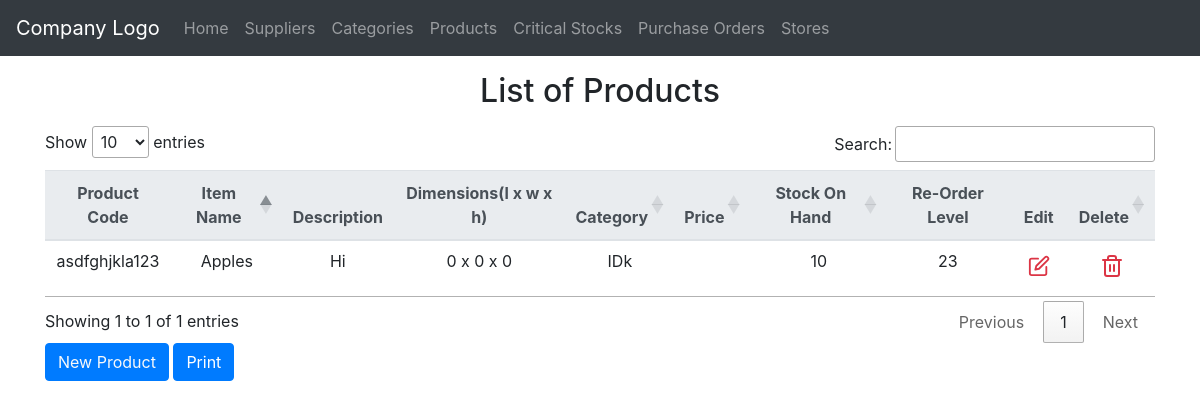
/products/index.php, run on an earlier commit of the app's database.
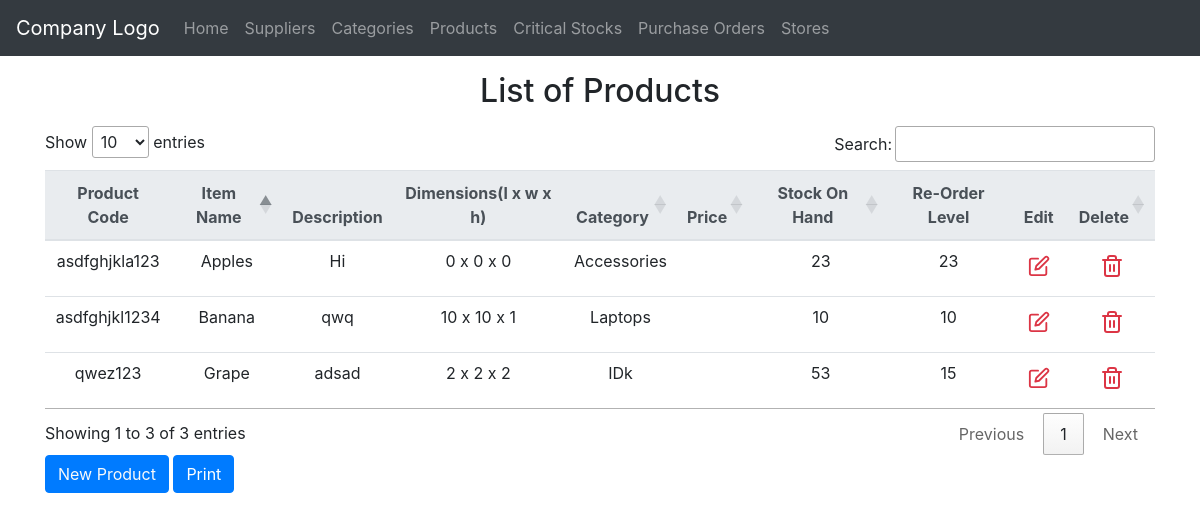
And on a later commit of the database.
### tables this page shows
CREATE TABLE `products` (
  `ProductCode` varchar(13) NOT NULL,
  `ItemName` varchar(255) NOT NULL,
  `Description` varchar(255) DEFAULT NULL,
  `Dimensions` varchar(255) DEFAULT NULL,
  `CategoryId` int(11) DEFAULT NULL,
  `Stocks` int(11) NOT NULL,
  `Re-Order` int(11) NOT NULL
);

CREATE TABLE `categories` (
  `Id` int(11) NOT NULL,
  `CategoryName` varchar(255) NOT NULL,
  `Description` varchar(255) DEFAULT NULL
);

### private/functions.php (called while the page is built, shortened)
<?php
function url_for($script_path) {
  if($script_path[0] != '/') {
    $script_path = "/" . $script_path;
  }
  return WWW_ROOT . $script_path;
}
function h($string="") {
  return htmlspecialchars($string);
}
?>

### private/query_functions.php (called while the page is built, shortened)
<?php
  function find_category_by_id($id, $options=[]) {
    global $db;
    $sql = "SELECT * FROM categories ";
    $sql .= "WHERE Id='" . db_escape($db, $id) . "' ";
    $result = mysqli_query($db, $sql);
    $category = mysqli_fetch_assoc($result);
    return $category;
  }
   function find_all_products($search = null,$options=[]) {
    global $db;
    $sql = "SELECT * FROM products ";
    $sql .= "ORDER BY ItemName ASC";
    $result = mysqli_query($db, $sql);
    return $result;
  }
?>

### private/db_functions.php (called while the page is built, shortened)
<?php
  function db_escape($connection, $string) {
    return mysqli_real_escape_string($connection, $string);
  }
?>

### public/products/index.php (the view, shortened to what this page needs)
<?php
$products_list = find_all_products();
?>
<?php include('../../private/shared/public_header.php');?>
<?php include('../../private/shared/public_navigation.php');?>
  <body>
  	<div class="container mb-3">
        <h2 class="my-3 text-center" id="title">List of Products</h2>
    <table class="mx-auto table table-sm table-hover table-responsive-lg" id="printTable">
    	<thead class="thead-light">
    		<tr>
    			<th>Product Code</th>
    			<th>Item Name</th>
	    		<th>Description</th>
                <th>Dimensions(l x w x h)</th>
                <th>Category</th>
                <th>Price</th>
	    		<th>Stock On Hand</th>
	    		<th>Re-Order Level</th>
	    		<th class="notPrintable">Edit</th>
	    		<th class="notPrintable">Delete</th>
    		</tr>
    	</thead>
    	<tbody>
    	    <?php if (mysqli_num_rows($products_list)>0){
    	    	while($product = mysqli_fetch_assoc($products_list)) {
                    $category=find_category_by_id($product['CategoryId']);
                    ?>
    		<tr>
    			<td><?php echo h($product['ProductCode']); ?></td>
    			<td><?php echo h($product['ItemName']); ?></td>
    			<td><?php echo h($product['Description']); ?></td>
    			<td><?php echo h($product['Dimensions']); ?></td>
                <td><?php echo h($category['CategoryName']) ?></td>
    			<td><?php echo h($product['SellingPrice']); ?></td>
                <td><?php echo h($product['Stocks']); ?></td>
                <td><?php echo h($product['Re-Order']); ?></td>
	    		<td class="notPrintable"><a class="btn btn-sm bg-transparent text-danger editProduct" data-target="#editProductModal"><i data-feather="edit" width="22" heigth="22" ></i></a></td>
    			<td class="notPrintable"><a class="btn btn-sm bg-transparent text-danger deleteProduct" data-target="#deleteProductModal"><i data-feather="trash-2"></i></a></td>
    		</tr>
    		<?php }}else{ ?>
    			<tr class="notPrintable"><td colspan="9" align="center">No Records Found</td></tr>
    		<?php }?>
    	</tbody>
    </table>
    <a class="btn btn-primary text-light" data-toggle="modal" data-target="#newProductModal">New Product</a>
    <button id="printBtn" class="btn btn-primary">Print</button>
    </div>
 </body>
<?php include('../../private/shared/public_footer.php');?>
</html>

### private/shared/public_header.php (shortened to what this page needs)
<!doctype html>
<html lang="en">
  <head>
    <link rel="stylesheet" href="https://maxcdn.bootstrapcdn.com/bootstrap/4.0.0/css/bootstrap.min.css">
    <link rel="stylesheet" href="https://cdn.datatables.net/1.10.23/css/jquery.dataTables.css">
    <link rel="stylesheet" href="../resources/css/suppliers.css">

### private/shared/public_navigation.php (shortened to what this page needs)
</head>
<body>
 <header>
    <nav class="navbar navbar-expand-lg bg-dark navbar-dark">
      <a class="navbar-brand" href="#">Company Logo</a>
      <div class="collapse navbar-collapse" id="navbar_sm">
        <div class="navbar-nav">
          <a class="nav-item nav-link" href="<?php echo url_for('index.php')?>">Home</a>
          <a class="nav-item nav-link" href="<?php echo url_for('suppliers/index.php')?>">Suppliers</a>
          <a class="nav-item nav-link" href="<?php echo url_for('categories/index.php')?>">Categories</a>
           <a class="nav-item nav-link" href="<?php echo url_for('products/index.php')?>">Products</a>
          <a class="nav-item nav-link" href="<?php echo url_for('critical_stocks/index.php')?>">Critical Stocks</a>
          <a class="nav-item nav-link" href="<?php echo url_for('purchase_orders/index.php')?>">Purchase Orders</a>
           <a class="nav-item nav-link" href="<?php echo url_for('stores/index.php')?>">Stores</a>
        </div>
      </div>
    </nav>
</header>

### private/shared/public_footer.php (shortened to what this page needs)
</body>

### public/resources/css/suppliers.css (style rules this page uses)
.btn { box-shadow: none !important; }

### public/products/index.php (style rules this page uses)
tr,td,th { text-align: center !important; }

What changed in the data, as far as the page shows it:
changed products "asdfghjkla123": CategoryId.CategoryName "IDk" → "Accessories"; Stocks "10" → "23"
added products: ProductCode "asdfghjkl1234", ItemName "Banana", Description "qwq", Dimensions "10 x 10 x 1", CategoryId.CategoryName "Laptops", Stocks "10", value "10"
added products: ProductCode "qwez123", ItemName "Grape", Description "adsad", Dimensions "2 x 2 x 2", CategoryId.CategoryName "IDk", Stocks "53", value "15"
Also different on the page:
text written by a page script: "Show entries Search: Showing 1 to 1 of 1 entries Previous 1 Next" → "Show entries Search: Showing 1 to 3 of 3 entries Previous 1 Next"
